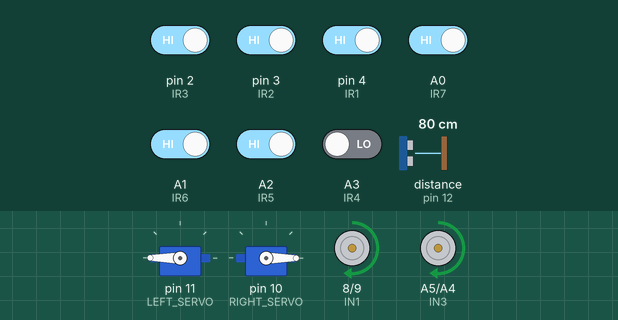
Bench run of a sketch on a simulated Arduino Uno, built with avr-gcc and run on an emulated ATmega328P. On the bench: 2 × servo, motor-driver pin pairs drawn as motors (green arrow = first pin HIGH = forward, orange = second pin HIGH = backward, longer = more drive, scaled by the enable pin). Wiring (inferred from the names in the program): ultrasonic range finder: trigger pin 13; echo pin 12. Inputs (shaded band) come from the test bench; at power-on: A0 (IR7), A1 (IR6), A2 (IR5), pin 2 (IR3), pin 3 (IR2), pin 4 (IR1) HIGH, A3 (IR4) LOW, distance to the obstacle (sensor on pin 12) 80 cm. The echo pulse lasts 58.3 µs per cm.

Above: at 1.2 s.
1.3 s: pin 4 (IR1) driven LOW
At 2.7 s:
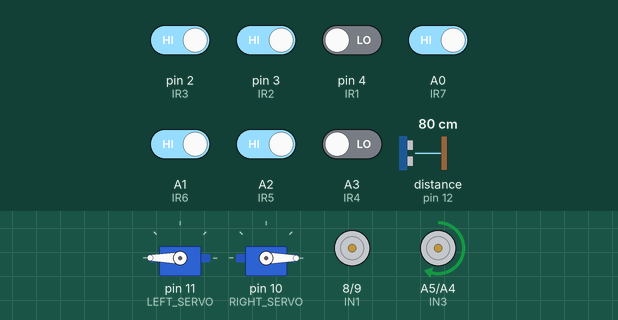
3.7 s: pin 2 (IR3) driven LOW
At 4.9 s:
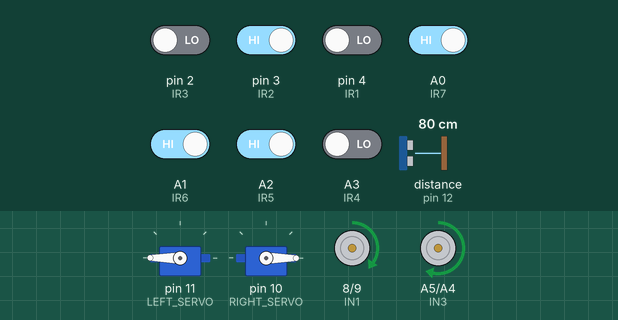
5.2 s: A2 (IR5) driven LOW
At 6.3 s:
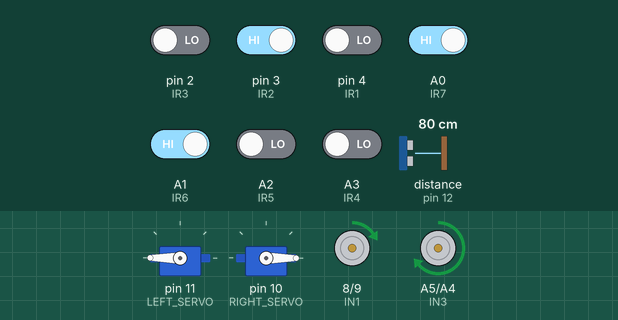
6.7 s: A0 (IR7) driven LOW
At 7.3 s:
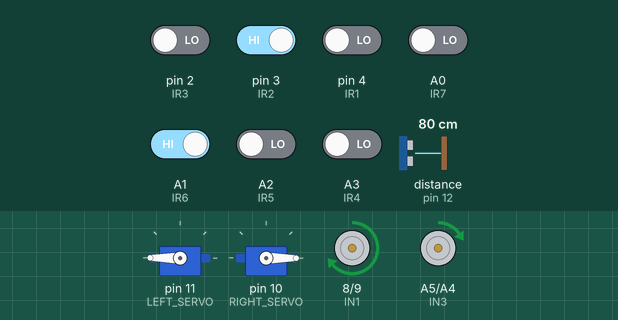
8.2 s: pin 3 (IR2) driven LOW
At 8.5 s:
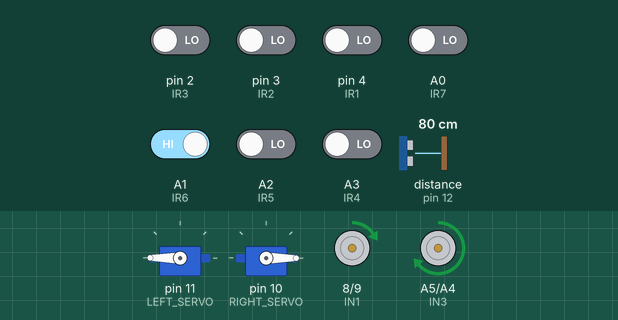
9.7 s: pin 2 (IR3) driven HIGH
At 10.8 s:
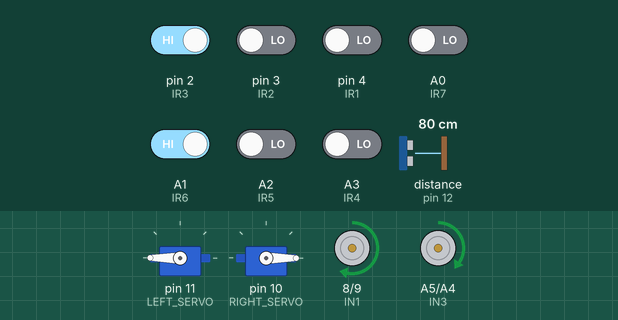
Timing chart, 0 to 12.2 s (numbered marks = the images above; inputs shaded):
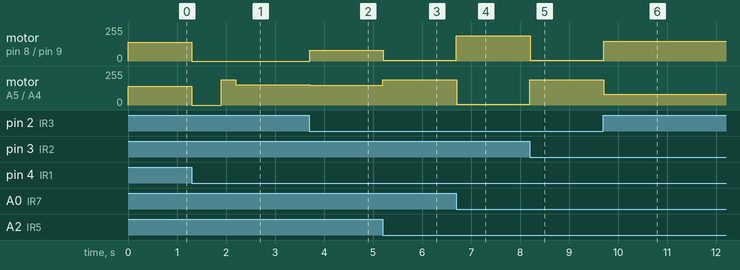

The sketch:

main.ino
```cpp
// Helper functions
#include "actuators.h"
#include "sensors.h"
#include "alexander.h"
#include "constants.cpp"

int dari_home = 1;
int trolley_pulled = 0;

void setup()
{
  setupSensors();
  setupActuators();
}

void loop()
{
  // Dari home, kita akan find T-Junction di border home
  if (dari_home == 1)
  {
    find_line(T_JUNCTION);
    controlSpeed(0, 0);
    delay(300);

    // Selanjutnya, kita akan ketemu Right Junction dan belok ke kanan
    find_line(RIGHT_JUNCTION, 0);
    controlSpeed(0, 0);
    delay(300);
    turnRightUntilCenter();
    dari_home = 0;
  }

  // Sudah masuk ke daerah perempatan, kita cari T-Junction sebanyak 5x
  for (int i = 0; i < 5; i++)
  {
    find_line(T_JUNCTION);
    controlSpeed(0, 0);
    delay(100);
  }

  // Find last T-Junction, kanan ke trolley, kiri ke jalanan biasa
  find_line(T_JUNCTION, 0);
  controlSpeed(0, 0);
  delay(300);
  turnLeftUntilCenter();

  // If not pulled then we grab the trolley first
  if (!trolley_pulled)
  {
    int start = millis();

    while (millis() - start < 2500)
    {
      basicLineFollower();
    }

    turn360UntilCenter();

    // Go find trolley
    find_line(RIGHT_JUNCTION);
    controlSpeed(50, 50);
    delay(750);

    // Putar balik
    turn360UntilCenter();
    turn360UntilCenter(100);

    // Bernafas dulu
    controlSpeed(0, 0);
    delay(300);

    // Mundur
    controlSpeed(-100, -99);
    delay(300);
    controlSpeed(0, 0);

    // Grab trolley
    grabTrolley();
    trolley_pulled = 1;

    // Jalan biasa lagi. Akan ada satu left junction ke home, kita skip itu ya
    find_line(LEFT_JUNCTION);
  }

  // Di jalanan biasa, akan ada 2x Left Junction dan 1x Right Junction
  find_line(LEFT_JUNCTION);
  find_line(RIGHT_JUNCTION);
  find_line(LEFT_JUNCTION);

  // Kita kembali ke awal lagi, find Left Junction dekat home
  find_line(LEFT_JUNCTION, 0);
  turnLeftUntilCenter();
}
```

actuators.cpp
```cpp
#include "actuators.h"
#include "constants.cpp"
#include <Servo.h>

Servo leftServo;
Servo rightServo;

void setupActuators()
{
    // Motor DC
    pinMode(ENA, OUTPUT);
    pinMode(ENB, OUTPUT);
    pinMode(IN1, OUTPUT);
    pinMode(IN2, OUTPUT);
    pinMode(IN3, OUTPUT);
    pinMode(IN4, OUTPUT);

    // Servo
    leftServo.attach(LEFT_SERVO);
    rightServo.attach(RIGHT_SERVO);

    // Reset servo
    controlServo(180, 0);
}

int convertPercentageToPWM(int value)
{
    /**
     * Convert the percentage to PWM value.
     *
     * @param int percentage
     * @return int PWM value
     */

    if (value > 75)
    {
        value = 75;
    }
    else if (value < -75)
    {
        value = -75;
    }

    return value * 255 / 100;
}

// MOTOR DC FUNCTIONS
void controlSpeed(int speedL = 0, int speedR = 0)
{
    /**
     * Control the speed of the motors.
     *
     * @param int speedL
     * @param int speedR
     */

    int pwmL = convertPercentageToPWM(speedL > 0 ? speedL : -speedL);
    int pwmR = convertPercentageToPWM(speedR > 0 ? speedR : -speedR);

    // Somehow A is RIGHT and B is LEFT
    // Motor A - Kanan
    if (speedR > 0)
    {
        digitalWrite(IN1, HIGH);
        digitalWrite(IN2, LOW);
    }
    else
    {
        digitalWrite(IN1, LOW);
        digitalWrite(IN2, HIGH);
    }

    // Motor B - Kiri
    if (speedL > 0)
    {
        digitalWrite(IN3, HIGH);
        digitalWrite(IN4, LOW);
    }
    else
    {
        digitalWrite(IN3, LOW);
        digitalWrite(IN4, HIGH);
    }

    // Write speed
    analogWrite(ENA, pwmR);
    analogWrite(ENB, pwmL);
}

void turnRightUntilCenter()
{
    uint32_t time_start = millis();
    while (millis() - time_start < 300)
    {
        controlSpeed(75, 0);
    }

    while (readCenterIRData() != 3 && readCenterIRData() != 4)
    {
        controlSpeed(60, 0);
    }
}

void turnLeftUntilCenter()
{
    uint32_t time_start = millis();
    while (millis() - time_start < 300)
    {
        controlSpeed(0, 60);
    }

    while (readCenterIRData() != 1 && readCenterIRData() != 2)
    {
        controlSpeed(0, 45);
    }
}

void turn360UntilCenter(int time_needed = 1000)
{
    uint32_t time_start = millis();
    while (millis() - time_start < time_needed)
    {
        controlSpeed(60, -60);
    }

    while (readCenterIRData() != 1 && readCenterIRData() != 2)
    {
        controlSpeed(50, -50);
    }
}

// SERVO MOTOR FUNCTIONS
void controlServo(int leftAngle = 0, int rightAngle = 0)
{
    /**
     * Control the servo motor.
     *
     * @param int left angle
     * @param int right angle
     */

    if (leftAngle > 180)
        leftAngle = 180;
    else if (leftAngle < 0)
        leftAngle = 0;

    if (rightAngle > 180)
        rightAngle = 180;
    else if (rightAngle < 0)
        rightAngle = 0;

    // Push data
    leftServo.write(leftAngle);
    rightServo.write(rightAngle);
}
```

actuators.h
```cpp
#include "Arduino.h"
#include "sensors.h"

void setupActuators();
void controlSpeed(int speedL = 0, int speedR = 0);
void turnLeftUntilCenter();
void turnRightUntilCenter();
void turn360UntilCenter(int time_needed = 1000);
void controlServo(int leftAngle = 0, int rightAngle = 0);
```

alexander.cpp
```cpp
#include "alexander.h"
#include "constants.cpp"

int lastError = 0;
const float Kp = 1.4;
const float Kd = 1.1;

void basicLineFollower(int baseSpeed = 45)
{
    int error;

    if (readUltrasonicData() < 20)
    {
        controlSpeed(0, 0);
        return;
    }

    if (
        !readMiddleLeftIRData() &&
        !readCenterIRData() &&
        !readMiddleRightIRData())
    {
        error = lastError;
    }

    // Lurus
    else if (readCenterIRData())
    {
        if (readCenterIRData() == 1 || readCenterIRData() == 3 || readCenterIRData() == 5)
            error = 0;
        else if (readCenterIRData() == 2)
            error = -10;
        else if (readCenterIRData() == 4)
            error = 10;
    }

    // Kiri tengah
    else if (readMiddleLeftIRData() && !readRightIRData())
    {
        error = -30;
    }

    // Kanan tengah
    else if (!readLeftIRData() && readMiddleRightIRData())
    {
        error = 30;
    }

    // Calculate derivative of the error
    int DError = error - lastError;

    // Calculate additional speed needed
    float additionalSpeed = Kp * error + Kd * DError;

    if (error == 0)
        controlSpeed(55, 55);
    else
        controlSpeed(baseSpeed + additionalSpeed, baseSpeed - additionalSpeed);

    // Save current error as last error
    lastError = error;
}

void find_line(int type, int pass_through = 1)
{
    int left_found = 0;
    int right_found = 0;

    if (type == T_JUNCTION)
    {
        while (left_found == 0 || right_found == 0)
        {
            if (readLeftIRData() == 1)
            {
                left_found = 1;
            }
            if (readRightIRData() == 1)
            {
                right_found = 1;
            }

            basicLineFollower();
        }

        if (pass_through)
        {
            while (readLeftIRData() == 1 && readRightIRData() == 1)
            {
                basicLineFollower();
            }
        }
    }
    else if (type == LEFT_JUNCTION)
    {
        while (left_found == 0 || (left_found == 1 && !readMiddleLeftIRData()))
        {
            if (readLeftIRData() && readCenterIRData())
            {
                left_found = 1;
            }

            basicLineFollower();
        }

        if (pass_through)
        {
            while (readLeftIRData() == 1)
            {
                basicLineFollower();
            }
        }
    }
    else if (type == RIGHT_JUNCTION)
    {
        while (right_found == 0 || (right_found == 1 && !readMiddleRightIRData()))
        {
            if (readRightIRData() && readCenterIRData())
            {
                right_found = 1;
            }

            basicLineFollower();
        }

        if (pass_through)
        {
            while (readRightIRData() == 1)
            {
                basicLineFollower();
            }
        }
    }
}

void grabTrolley()
{
    // Operate servo
    controlServo(120, 60);
    delay(300);

    // Mundur sedikit
    controlSpeed(-50, -50);
    delay(200);
    controlSpeed(0, 0);
    delay(500);
}
```

alexander.h
```cpp
#include "actuators.h"
#include "sensors.h"

void basicLineFollower(int baseSpeed = 45);
void find_line(int type, int pass_through = 1);
void grabTrolley();
```

constants.cpp
```cpp
#include "Arduino.h"

// ultrasonic
const int echoPin = 12;
const int trigPin = 13;

// ir sensor (non-pwm)
const int IR1 = 4;  // Kiri
const int IR2 = 3;  // Kiri tengah
const int IR3 = 2;  // Tengah kiri
const int IR4 = A3; // Tengah tengah
const int IR5 = A2; // Tengah kanan
const int IR6 = A1; // Kanan tengah
const int IR7 = A0; // Kanan

// motor dc
const int ENA = 5; // speed control motor A
const int ENB = 6; // speed control motor B
const int IN1 = 8;
const int IN2 = 9;
const int IN3 = A5;
const int IN4 = A4;

// servo
const int LEFT_SERVO = 11;
const int RIGHT_SERVO = 10;

// types
const int T_JUNCTION = 1;
const int LEFT_JUNCTION = 2;
const int RIGHT_JUNCTION = 3;
```

sensors.cpp
```cpp
#include "sensors.h"
#include "constants.cpp"

// SETUP
void setupSensors()
{
    // Ultrasonic
    pinMode(trigPin, OUTPUT);
    pinMode(echoPin, INPUT);

    // IR sensor
    pinMode(IR1, INPUT);
    pinMode(IR2, INPUT);
    pinMode(IR3, INPUT);
    pinMode(IR4, INPUT);
    pinMode(IR5, INPUT);
    pinMode(IR6, INPUT);
    pinMode(IR7, INPUT);
}

// READ DATA
// Infrared sensor
int readLeftIRData()
{
    /**
     * Read the left IR sensor and return the value.
     *
     * @return 1 if line detected, 0 otherwise
     */

    int ir = digitalRead(IR1);
    return ir;
}

int readMiddleLeftIRData()
{
    /**
     * Read the middle left IR sensor and return the value.
     *
     * @return 1 if line detected, 0 otherwise
     */

    int ir = digitalRead(IR2);
    return ir;
}

int readCenterIRData()
{
    /**
     * Read the center IR sensor and return the value.
     *
     * @return 0 if no line detected,
     *         1 if left and center IR detect a like, 2 if ONLY left IR detect a line,
     *         3 if right and center IR detect a line, 4 if ONLY right IR detect a line,
     *         5 if left and right IR detect a line
     */

    int center_left_ir = digitalRead(IR3);
    int center_center_ir = digitalRead(IR4);
    int center_right_ir = digitalRead(IR5);

    if (center_left_ir == 0 && center_right_ir == 0 && center_center_ir == 0)
    {
        return 0;
    }
    else if (center_left_ir == 1 && center_right_ir == 0)
    {
        if (center_center_ir == 1)
        {
            return 1;
        }
        else
        {
            return 2;
        }
    }
    else if (center_left_ir == 0 && center_right_ir == 1)
    {
        if (center_center_ir == 1)
        {
            return 3;
        }
        else
        {
            return 4;
        }
    }
    else
    {
        return 5;
    }
}

int readMiddleRightIRData()
{
    /**
     * Read the middle right IR sensor and return the value.
     *
     * @return 1 if line detected, 0 otherwise
     */

    int ir = digitalRead(IR6);
    return ir;
}

int readRightIRData()
{
    /**
     * Read the right IR sensor and return the value.
     *
     * @return 1 if line detected, 0 otherwise
     */

    int ir = digitalRead(IR7);
    return ir;
}

// Ultrasonic sensor
int readUltrasonicData()
{
    /**
     * Read the distance from the ultrasonic sensor
     *
     * @return int distance in cm
     */

    // Trigger the sensor
    digitalWrite(trigPin, LOW);
    delayMicroseconds(2);
    digitalWrite(trigPin, HIGH);
    delayMicroseconds(10);
    digitalWrite(trigPin, LOW);

    // Get duration of the pulse
    long duration = pulseIn(echoPin, HIGH, 2000UL);

    if (duration == 0)
        return 999;

    // Calculate distance in cm
    int distanceCm = duration * 0.034 / 2;

    // Return distance in cm
    return distanceCm;
}
```

sensors.h
```cpp
#include "Arduino.h"

void setupSensors();
int readLeftIRData();
int readMiddleLeftIRData();
int readCenterIRData();
int readRightIRData();
int readMiddleRightIRData();
int readUltrasonicData();
```

Measured:
- after the input at 1.3 s, motor on pin 8 (IN1) / pin 9 (IN2): forward 140/255 → stopped at once; motor on A5 (IN3) / A4 (IN4): forward 140/255 → stopped at once, → forward 191/255 0.60 s later, → forward 153/255 0.30 s later
- after the input at 3.7 s, motor on pin 8 (IN1) / pin 9 (IN2): stopped → forward 79/255 at once; motor on A5 (IN3) / A4 (IN4): forward 153/255 → forward 150/255 at once
- after the input at 5.2 s, motor on pin 8 (IN1) / pin 9 (IN2): forward 79/255 → forward 7/255 at once; motor on A5 (IN3) / A4 (IN4): forward 150/255 → forward 191/255 at once
- after the input at 6.7 s, motor on pin 8 (IN1) / pin 9 (IN2): forward 7/255 → forward 191/255 at once; motor on A5 (IN3) / A4 (IN4): forward 191/255 → forward 7/255 at once
- after the input at 8.2 s, motor on pin 8 (IN1) / pin 9 (IN2): forward 191/255 → forward 7/255 at once; motor on A5 (IN3) / A4 (IN4): forward 7/255 → forward 191/255 at once
- after the input at 9.7 s, motor on pin 8 (IN1) / pin 9 (IN2): forward 7/255 → forward 150/255 at once; motor on A5 (IN3) / A4 (IN4): forward 191/255 → forward 79/255 at once
